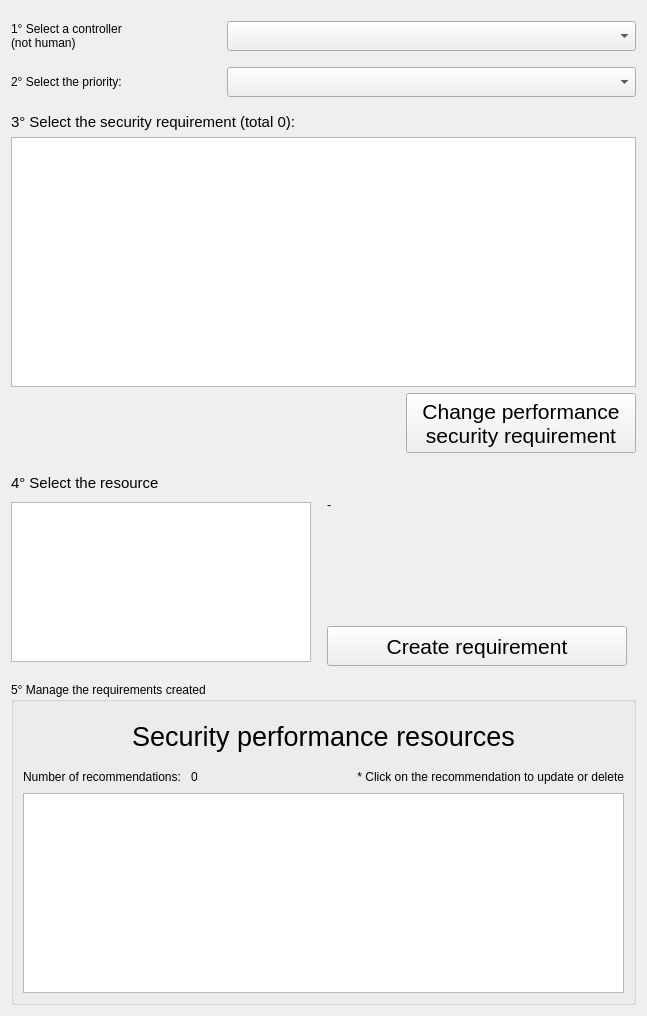
              <widget class="QWidget" name="scrollAreaWidgetContents_17">
               <property name="geometry">
                <rect>
                 <x>0</x>
                 <y>0</y>
                 <width>647</width>
                 <height>1016</height>
                </rect>
               </property>
               <layout class="QGridLayout" name="gridLayout_67">
                <item row="0" column="0">
                 <layout class="QHBoxLayout" name="horizontalLayout_102">
                  <property name="topMargin">
                   <number>10</number>
                  </property>
                  <property name="bottomMargin">
                   <number>10</number>
                  </property>
                  <item>
                   <widget class="QLabel" name="label_85">
                    <property name="minimumSize">
                     <size>
                      <width>210</width>
                      <height>0</height>
                     </size>
                    </property>
                    <property name="maximumSize">
                     <size>
                      <width>100</width>
                      <height>16777215</height>
                     </size>
                    </property>
                    <property name="text">
                     <string>1° Select a controller
(not human)</string>
                    </property>
                   </widget>
                  </item>
                  <item>
                   <widget class="QComboBox" name="combobox_sec_pef_controller">
                    <property name="minimumSize">
                     <size>
                      <width>0</width>
                      <height>30</height>
                     </size>
                    </property>
                    <property name="focusPolicy">
                     <enum>Qt::TabFocus</enum>
                    </property>
                    <property name="contextMenuPolicy">
                     <enum>Qt::DefaultContextMenu</enum>
                    </property>
                    <property name="toolTip">
                     <string>This list contains all controllers that are NOT HUMAN</string>
                    </property>
                   </widget>
                  </item>
                 </layout>
                </item>
                <item row="1" column="0">
                 <layout class="QHBoxLayout" name="horizontalLayout_111">
                  <property name="topMargin">
                   <number>0</number>
                  </property>
                  <property name="bottomMargin">
                   <number>10</number>
                  </property>
                  <item>
                   <widget class="QLabel" name="label_93">
                    <property name="minimumSize">
                     <size>
                      <width>210</width>
                      <height>0</height>
                     </size>
                    </property>
                    <property name="maximumSize">
                     <size>
                      <width>100</width>
                      <height>16777215</height>
                     </size>
                    </property>
                    <property name="text">
                     <string>2° Select the priority:</string>
                    </property>
                   </widget>
                  </item>
                  <item>
                   <widget class="QComboBox" name="combobox_sec_pef_priority">
                    <property name="minimumSize">
                     <size>
                      <width>0</width>
                      <height>30</height>
                     </size>
                    </property>
                    <property name="focusPolicy">
                     <enum>Qt::TabFocus</enum>
                    </property>
                    <property name="contextMenuPolicy">
                     <enum>Qt::DefaultContextMenu</enum>
                    </property>
                    <property name="toolTip">
                     <string>This list contains all controllers that are NOT HUMAN</string>
                    </property>
                   </widget>
                  </item>
                 </layout>
                </item>
                <item row="2" column="0">
                 <layout class="QVBoxLayout" name="verticalLayout_60">
                  <property name="bottomMargin">
                   <number>15</number>
                  </property>
                  <item>
                   <widget class="QLabel" name="lbl_sec_pef_req">
                    <property name="font">
                     <font>
                      <pointsize>11</pointsize>
                     </font>
                    </property>
                    <property name="text">
                     <string>3° Select the security requirement (total 0):</string>
                    </property>
                   </widget>
                  </item>
                  <item>
                   <widget class="QListWidget" name="listwidget_sec_pef_requirement">
                    <property name="minimumSize">
                     <size>
                      <width>0</width>
                      <height>250</height>
                     </size>
                    </property>
                    <property name="maximumSize">
                     <size>
                      <width>16777215</width>
                      <height>16777215</height>
                     </size>
                    </property>
                    <property name="font">
                     <font>
                      <pointsize>11</pointsize>
                     </font>
                    </property>
                    <property name="autoFillBackground">
                     <bool>false</bool>
                    </property>
                    <property name="alternatingRowColors">
                     <bool>true</bool>
                    </property>
                    <property name="wordWrap">
                     <bool>true</bool>
                    </property>
                   </widget>
                  </item>
                  <item>
                   <layout class="QHBoxLayout" name="horizontalLayout_114">
                    <item>
                     <spacer name="horizontalSpacer_64">
                      <property name="orientation">
                       <enum>Qt::Horizontal</enum>
                      </property>
                      <property name="sizeHint" stdset="0">
                       <size>
                        <width>40</width>
                        <height>20</height>
                       </size>
                      </property>
                     </spacer>
                    </item>
                    <item>
                     <widget class="QPushButton" name="button_sec_pef_change">
                      <property name="minimumSize">
                       <size>
                        <width>230</width>
                        <height>60</height>
                       </size>
                      </property>
                      <property name="maximumSize">
                       <size>
                        <width>230</width>
                        <height>60</height>
                       </size>
                      </property>
                      <property name="font">
                       <font>
                        <pointsize>16</pointsize>
                        <underline>false</underline>
                        <kerning>true</kerning>
                       </font>
                      </property>
                      <property name="text">
                       <string>Change performance
security requirement</string>
                      </property>
                     </widget>
                    </item>
                   </layout>
                  </item>
                 </layout>
                </item>
                <item row="3" column="0">
                 <layout class="QVBoxLayout" name="verticalLayout_59">
                  <property name="topMargin">
                   <number>0</number>
                  </property>
                  <property name="bottomMargin">
                   <number>10</number>
                  </property>
                  <item>
                   <widget class="QLabel" name="lbl_stride_act_6">
                    <property name="font">
                     <font>
                      <pointsize>11</pointsize>
                     </font>
                    </property>
                    <property name="text">
                     <string>4° Select the resource</string>
                    </property>
                   </widget>
                  </item>
                  <item>
                   <layout class="QHBoxLayout" name="horizontalLayout_103">
                    <item>
                     <widget class="QListWidget" name="listwidget_sec_pef_resource">
                      <property name="minimumSize">
                       <size>
                        <width>300</width>
                        <height>160</height>
                       </size>
                      </property>
                      <property name="maximumSize">
                       <size>
                        <width>300</width>
                        <height>160</height>
                       </size>
                      </property>
                      <property name="font">
                       <font>
                        <pointsize>11</pointsize>
                       </font>
                      </property>
                      <property name="autoFillBackground">
                       <bool>false</bool>
                      </property>
                      <property name="alternatingRowColors">
                       <bool>true</bool>
                      </property>
                      <property name="wordWrap">
                       <bool>true</bool>
                      </property>
                     </widget>
                    </item>
                    <item>
                     <layout class="QVBoxLayout" name="verticalLayout_52">
                      <property name="leftMargin">
                       <number>10</number>
                      </property>
                      <item>
                       <widget class="QLabel" name="lbl_sec_pef_res_req">
                        <property name="text">
                         <string>-</string>
                        </property>
                        <property name="wordWrap">
                         <bool>true</bool>
                        </property>
                       </widget>
                      </item>
                      <item>
                       <spacer name="verticalSpacer_11">
                        <property name="orientation">
                         <enum>Qt::Vertical</enum>
                        </property>
                        <property name="sizeHint" stdset="0">
                         <size>
                          <width>20</width>
                          <height>10</height>
                         </size>
                        </property>
                       </spacer>
                      </item>
                      <item>
                       <layout class="QHBoxLayout" name="horizontalLayout_110">
                        <item>
                         <widget class="QPushButton" name="button_sec_pef_add">
                          <property name="minimumSize">
                           <size>
                            <width>300</width>
                            <height>40</height>
                           </size>
                          </property>
                          <property name="maximumSize">
                           <size>
                            <width>300</width>
                            <height>16777215</height>
                           </size>
                          </property>
                          <property name="font">
                           <font>
                            <pointsize>16</pointsize>
                            <underline>false</underline>
                            <kerning>true</kerning>
                           </font>
                          </property>
                          <property name="text">
                           <string>Create requirement</string>
                          </property>
                         </widget>
                        </item>
                        <item>
                         <spacer name="horizontalSpacer_49">
                          <property name="orientation">
                           <enum>Qt::Horizontal</enum>
                          </property>
                          <property name="sizeHint" stdset="0">
                           <size>
                            <width>38</width>
                            <height>27</height>
                           </size>
                          </property>
                         </spacer>
                        </item>
                       </layout>
                      </item>
                     </layout>
                    </item>
                   </layout>
                  </item>
                 </layout>
                </item>
                <item row="4" column="0">
                 <widget class="QGroupBox" name="groupBox_37">
                  <property name="minimumSize">
                   <size>
                    <width>0</width>
                    <height>200</height>
                   </size>
                  </property>
                  <property name="maximumSize">
                   <size>
                    <width>16777215</width>
                    <height>16777215</height>
                   </size>
                  </property>
                  <property name="title">
                   <string>5° Manage the requirements created</string>
                  </property>
                  <layout class="QGridLayout" name="gridLayout_62">
                   <item row="0" column="0">
                    <widget class="QLabel" name="label_94">
                     <property name="minimumSize">
                      <size>
                       <width>0</width>
                       <height>50</height>
                      </size>
                     </property>
                     <property name="maximumSize">
                      <size>
                       <width>16777215</width>
                       <height>50</height>
                      </size>
                     </property>
                     <property name="font">
                      <font>
                       <pointsize>20</pointsize>
                       <underline>false</underline>
                      </font>
                     </property>
                     <property name="text">
                      <string>Security performance resources</string>
                     </property>
                     <property name="alignment">
                      <set>Qt::AlignCenter</set>
                     </property>
                    </widget>
                   </item>
                   <item row="1" column="0">
                    <layout class="QHBoxLayout" name="horizontalLayout_112">
                     <item>
                      <widget class="QLabel" name="label_95">
                       <property name="text">
                        <string>Number of recommendations: </string>
                       </property>
                      </widget>
                     </item>
                     <item>
                      <widget class="QLabel" name="lbl_sec_pef_res_requirement_count">
                       <property name="minimumSize">
                        <size>
                         <width>40</width>
                         <height>0</height>
                        </size>
                       </property>
                       <property name="text">
                        <string>0</string>
                       </property>
                      </widget>
                     </item>
                     <item>
                      <spacer name="horizontalSpacer_50">
                       <property name="orientation">
                        <enum>Qt::Horizontal</enum>
                       </property>
                       <property name="sizeHint" stdset="0">
                        <size>
                         <width>40</width>
                         <height>20</height>
                        </size>
                       </property>
                      </spacer>
                     </item>
                     <item>
                      <widget class="QLabel" name="label_103">
                       <property name="text">
                        <string>* Click on the recommendation to update or delete</string>
                       </property>
                       <property name="alignment">
                        <set>Qt::AlignRight|Qt::AlignTrailing|Qt::AlignVCenter</set>
                       </property>
                      </widget>
                     </item>
                    </layout>
                   </item>
                   <item row="2" column="0">
                    <widget class="QListWidget" name="listwidget_sec_pef_res_requirement">
                     <property name="minimumSize">
                      <size>
                       <width>0</width>
                       <height>200</height>
                      </size>
                     </property>
                     <property name="maximumSize">
                      <size>
                       <width>16777215</width>
                       <height>200</height>
                      </size>
                     </property>
                     <property name="alternatingRowColors">
                      <bool>true</bool>
                     </property>
                     <property name="wordWrap">
                      <bool>true</bool>
                     </property>
                    </widget>
                   </item>
                  </layout>
                 </widget>
                </item>
               </layout>
              </widget>
